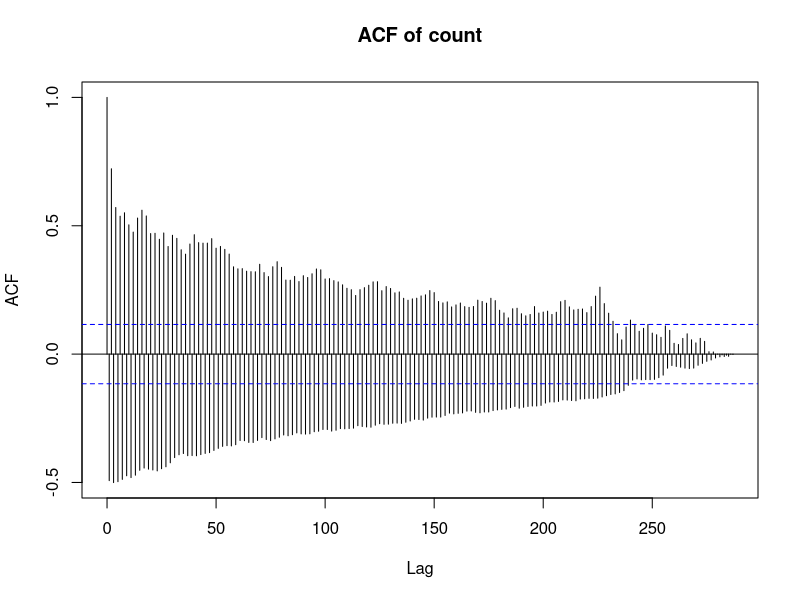
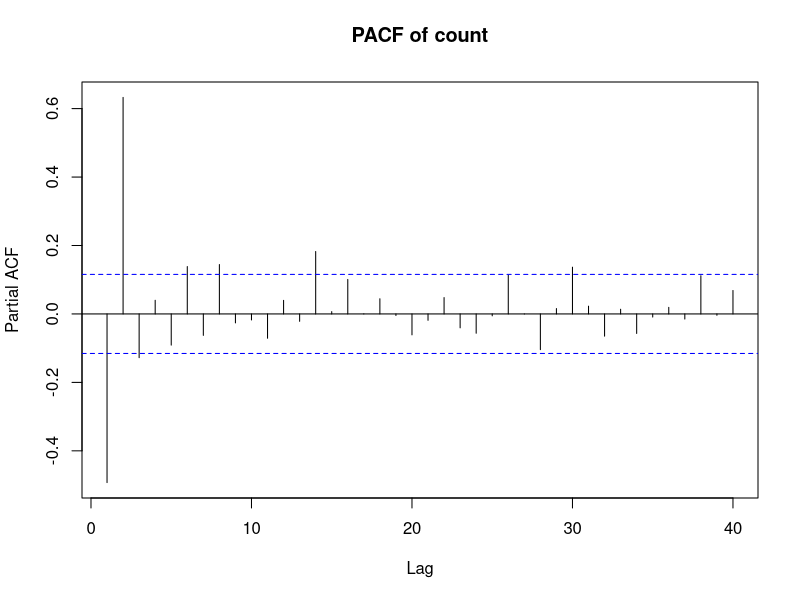
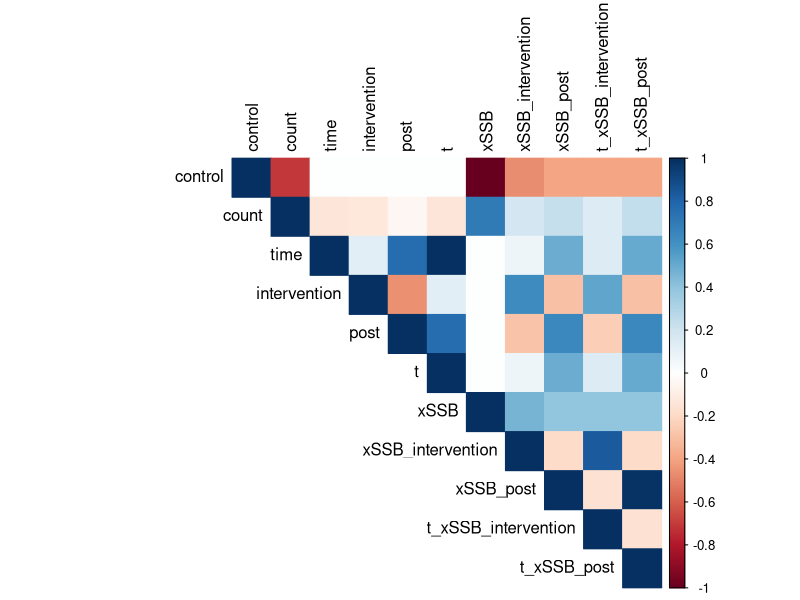

The R source for these figures, in order: (Note: this script raises an error after producing the figures.)
## ---- chunk 1
if (!require(segmented)) install.packages("segmented")
if (!require(dplyr)) install.packages("dplyr")
if (!require(lubridate)) install.packages("lubridate")
if (!require(tidyverse)) install.packages("tidyverse")
if (!require(lmtest)) install.packages("lmtest")
if (!require(sandwich)) install.packages("sandwich")
if (!require(forecast)) install.packages("forecast")

library(segmented)
library(dplyr)
library(lubridate)
library(tidyverse)
library(lmtest)
library(sandwich)
library(splines)
library(forecast)
library(lubridate)
## ---- chunk 2
df <- read.csv("df_Milk_full_tax_difference.csv")
df$date <- as.Date(df$date, format = "%d/%m/%Y")

if (sum(is.na(df$date)) > 0) {
  print("Warning: Some dates couldn't be converted. Check the format.")
}

# Filter for years 2021 and 2022
df_filtered <- df %>%
  filter(year(date) %in% c(2021,2022, 2023)) %>%
  filter(date < as.Date("2023-10-01")) #Filter 3 month of the war

#Creating Control Group
df_long <- df_filtered %>%
  pivot_longer(cols = c(full_tax_count, milk_count),
               names_to = "control",
               values_to = "count") %>%
  mutate(control = if_else(control == "full_tax_count", 0, 1))


# Create time variable (days since start of 2022)
df_long$time <- as.numeric(df_long$date - as.Date("2022-01-01"))

# Create intervention dummy: 0 for 2021,2023, 1 for 2022
df_long$intervention <- ifelse(year(df_long$date) == 2022, 1, 0)

# Create intervention dummy: 0 for 2021,2022, 1 for 2023
df_long$post <- ifelse(year(df_long$date) == 2023, 1, 0)



# Add week information
df_long$week <- floor_date(df_long$date, "week")

# Group by week and control status
df_weekly <- df_long %>%
  group_by(week, control) %>%
  summarize(
    count = mean(count, na.rm = TRUE),
    time = first(time),
    intervention = first(intervention),
    post = first(post),
    .groups = "drop"
  )

# Prepare for regression
df_regression <- df_weekly %>%
  mutate(
    t = time,
    xSSB = 1-control,
    intervention = intervention,
    post=post,
    xSSB_intervention = xSSB * intervention,
    xSSB_post = xSSB * post,
    t_xSSB_intervention = t * xSSB * intervention,
    t_xSSB_post = t * xSSB * post
  )



## ---- chunk 3
acf(df_regression$count, lag.max = 365,main = "ACF of count")
pacf(df_regression$count, lag.max = 40, main = "PACF of count")

## ---- chunk 4
if (!require(corrplot)) install.packages("corrplot")
library(corrplot)

cor_matrix <- cor(df_regression[sapply(df_regression, is.numeric)], use = "complete.obs")
corrplot(cor_matrix, method = "color", type = "upper", tl.col = "black")
## ---- chunk 5
gls_model <- gls(count ~ t + xSSB + xSSB_intervention + xSSB_post , 
                 data = df_regression,
                 correlation = corARMA(p = 3, q = 0, form = ~ t))

summary(gls_model)
## ---- chunk 6
model <- lm(count ~ t + xSSB + xSSB_intervention + xSSB_post , data = df_regression)
summary(model)

# MODIFIED PLOT - Color points by control status
plot(df_regression$t, df_regression$count, 
     col = ifelse(df_regression$control == 1, "blue", "red"),  # Blue for control, Red for treatment
     pch = 16, 
     cex = 1.0,  # Increased point size for weekly data
     main = "Weekly Grouped Data - Base Model",
     xlab = "Time (days from Jan 1, 2022)",
     ylab = "Average Weekly Count")
legend("topright", 
       legend = c("Control", "Treatment"), 
       col = c("blue", "red"), 
       pch = 16)
abline(model, col = "black", lwd = 2)

# Apply the Davies test to look for a significant breakpoint in `t`
davies.test(model, seg.Z = ~t)
## ---- chunk 7
model <- lm(count ~ t + xSSB , data = df_regression)
summary(model)

# MODIFIED PLOT - Color points by control status
plot(df_regression$t, df_regression$count, 
     col = ifelse(df_regression$control == 1, "blue", "red"),  # Blue for control, Red for treatment
     pch = 16, 
     cex = 1.0,  # Increased point size for weekly data
     main = "Weekly Grouped Data - Base Model",
     xlab = "Time (days from Jan 1, 2022)",
     ylab = "Average Weekly Count")
legend("topright", 
       legend = c("Control", "Treatment"), 
       col = c("blue", "red"), 
       pch = 16)
abline(model, col = "black", lwd = 2)

# Apply the Davies test to look for a significant breakpoint in `t`
davies.test(model, seg.Z = ~t)
## ---- chunk 8
seg_model <- segmented(model, seg.Z = ~t, 
                      psi = c(0,365),
                      control = seg.control(display = TRUE, it.max = 0))

summary(seg_model)
df_regression$seg_fitted = fitted(seg_model)

library(ggplot2)


ggplot(df_regression, aes(x = t, y = count)) +
  geom_point(alpha = 0.5, color = "gray") +
  geom_line(aes(y = seg_fitted), color = "blue", size = 1.2) +
  labs(title = "Segmented GLS Fit", x = "Time (t)", y = "Difference") +
  theme_minimal()
## ---- chunk 9
NW <- NeweyWest(seg_model,lag=250,prewhite =F,adjust=T)
NW_se <- sqrt(diag(NW))
print(NW_se)

nw_coef_test <- coeftest(seg_model, vcov = NW)


print("Coefficients with Newey-West robust standard errors:")
print(nw_coef_test)
